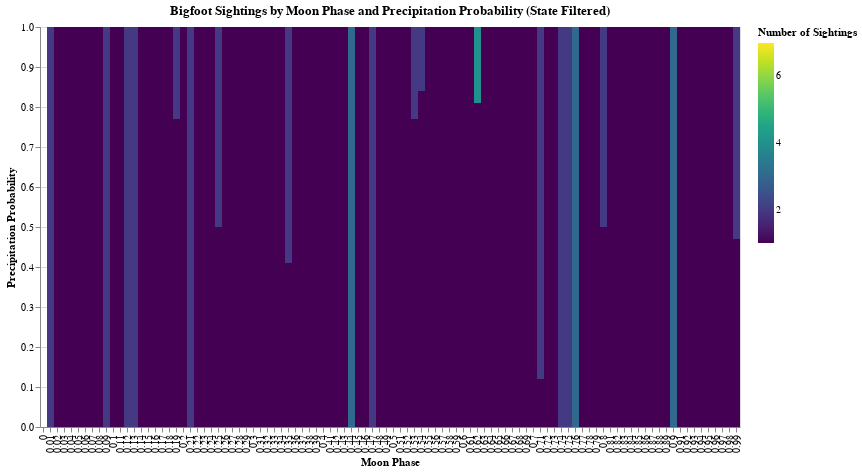

Notebook cell for this chart:
### Code cell
# Group data by state, moon phase, and precipitation probability
heatmap_data = df.groupby(['state', 'moon_phase', 'precip_probability']).size().reset_index(name='sightings_count')

# State dropdown selection
state_dropdown = alt.binding_select(options=sorted(heatmap_data['state'].dropna().unique()), name='Select State: ')
state_selection = alt.selection_point(fields=['state'], bind=state_dropdown)

# Create heatmap
heatmap = alt.Chart(heatmap_data).mark_rect().encode(
    x=alt.X('moon_phase:N', title='Moon Phase'),
    y=alt.Y('precip_probability:Q', title='Precipitation Probability'),
    color=alt.Color('sightings_count:Q', scale=alt.Scale(scheme='viridis'), title='Number of Sightings'),
    tooltip=['state', 'moon_phase', 'precip_probability', 'sightings_count']
).add_selection(
    state_selection
).transform_filter(
    state_selection
).properties(
    title="Bigfoot Sightings by Moon Phase and Precipitation Probability (State Filtered)",
    width=700,
    height=400
)

heatmap

### Figure 1 — Vega-Lite specification as saved in the notebook (floating-point values rounded to 4 significant figures; data arrays with more than 128 entries replaced by an {"elided": "..."} marker saying what was removed)
{"config": {"view": {"continuousWidth": 300, "continuousHeight": 300}}, "data": {"name": "data-6aafbe6c244e9c63b214828f0681a7b9"}, "mark": {"type": "rect"}, "encoding": {"color": {"field": "sightings_count", "scale": {"scheme": "viridis"}, "title": "Number of Sightings", "type": "quantitative"}, "tooltip": [{"field": "state", "type": "nominal"}, {"field": "moon_phase", "type": "quantitative"}, {"field": "precip_probability", "type": "quantitative"}, {"field": "sightings_count", "type": "quantitative"}], "x": {"field": "moon_phase", "title": "Moon Phase", "type": "nominal"}, "y": {"field": "precip_probability", "title": "Precipitation Probability", "type": "quantitative"}}, "height": 400, "params": [{"name": "param_2", "select": {"type": "point", "fields": ["state"]}, "bind": {"input": "select", "options": ["Alabama", "Alaska", "Arizona", "Arkansas", "California", "Colorado", "Connecticut", "Delaware", "Florida", "Georgia", "Idaho", "Illinois", "Indiana", "Iowa", "Kansas", "Kentucky", "Louisiana", "Maine", "Maryland", "Massachusetts", "Michigan", "Minnesota", "Mississippi", "Missouri", "Montana", "Nebraska", "Nevada", "New Hampshire", "New Jersey", "New Mexico", "New York", "North Carolina", "North Dakota", "Ohio", "Oklahoma", "Oregon", "Pennsylvania", "Rhode Island", "South Carolina", "South Dakota", "Tennessee", "Texas", "Utah", "Vermont", "Virginia", "Washington", "West Virginia", "Wisconsin", "Wyoming"], "name": "Select State: "}}], "title": "Bigfoot Sightings by Moon Phase and Precipitation Probability (State Filtered)", "transform": [{"filter": {"param": "param_2"}}], "width": 700, "$schema": "https://vega.github.io/schema/vega-lite/v5.20.1.json", "datasets": {"data-6aafbe6c244e9c63b214828f0681a7b9": {"elided": "1962 records"}}}
